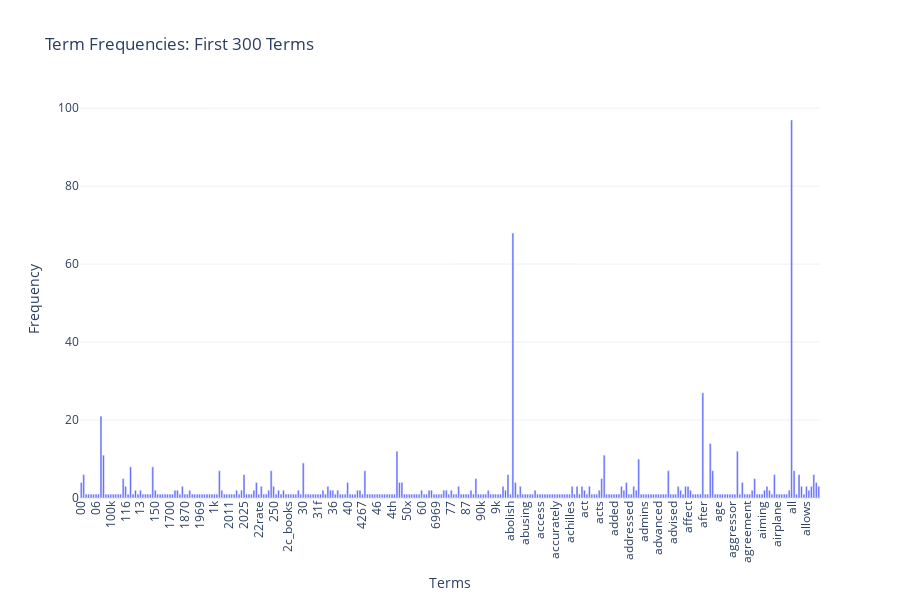

The cell this chart's notebook holds for it:
### Markdown cell above
### >>> Exercise 12
interactive visualization of subplots

### Code cell
import plotly.graph_objects as plotly
fig = plotly.Figure(data=[
    plotly.Bar(x=count_vect.get_feature_names_out()[:300], y=term_frequencies[:300])
])
fig.update_layout(
    title='Term Frequencies: First 300 Terms',
    xaxis_title='Terms',
    yaxis_title='Frequency',
    xaxis_tickangle=-90,  
    height=600,
    template='plotly_white')
fig.show()

### Figure 1 — Plotly figure (JSON) as saved in the notebook; plotly's stock layout.template omitted (floating-point values rounded to 4 significant figures; data arrays with more than 128 entries replaced by an {"elided": "..."} marker saying what was removed)
{"data": [{"type": "bar", "x": {"elided": "300 str values"}, "y": {"elided": "300 int values"}}], "layout": {"height": 600, "title": {"text": "Term Frequencies: First 300 Terms"}, "xaxis": {"tickangle": -90, "title": {"text": "Terms"}}, "yaxis": {"title": {"text": "Frequency"}}}}
